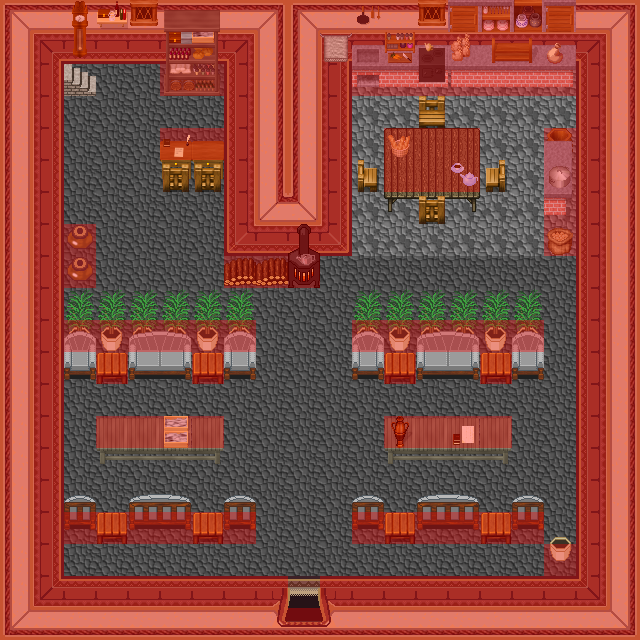

Tiled map render using the project's own tile images. Description and the map definition, with tile-layer contents summarised, below:
An orthogonal 20x20 tile map with 32x32 px tiles, 5 tile layers (0_floor, 1_terrain, 2_object, 3_roof, ...), 2 hidden layers not drawn, 32 tilesets.

<map version="1.2" tiledversion="1.2.0" orientation="orthogonal" renderorder="right-down" width="20" height="20" tilewidth="32" tileheight="32" infinite="0" nextlayerid="8" nextobjectid="1">
 <tileset firstgid="1" name="wall red" tilewidth="32" tileheight="32" tilecount="16" columns="4">
  <image source="../../tileset/building/wall/int_wall_dark_red.png" width="128" height="128" />
 </tileset>
 <tileset firstgid="17" name="int red wall" tilewidth="32" tileheight="32" tilecount="16" columns="4">
  <image source="../../tileset/building/wall/int_wall_dark_red_corners.png" width="128" height="128" />
 </tileset>
 <tileset firstgid="33" name="int red wall corners" tilewidth="32" tileheight="32" tilecount="8" columns="2">
  <image source="../../tileset/building/wall/int_wall_dark_red_corners_2.png" width="64" height="128" />
 </tileset>
 <tileset firstgid="41" name="dark red ns" tilewidth="32" tileheight="32" tilecount="12" columns="3">
  <image source="../../tileset/building/entrance/dark_red_ns.png" width="96" height="128" />
 </tileset>
 <tileset firstgid="53" name="pot on stone" tilewidth="32" tileheight="32" tilecount="1" columns="1">
  <image source="../../tileset/item/pot/pot_on_stone.png" width="32" height="32" />
 </tileset>
 <tileset firstgid="54" name="oriental plant" tilewidth="32" tileheight="32" tilecount="2" columns="1">
  <image source="../../tileset/plant/indoor/oriental_plant.png" width="32" height="64" />
 </tileset>
 <tileset firstgid="56" name="logic/collision" tilewidth="32" tileheight="32" tilecount="1" columns="1">
  <image source="../../tileset/logic/collision.png" width="32" height="32" />
 </tileset>
 <tileset firstgid="57" name="towels" tilewidth="32" tileheight="32" tilecount="24" columns="6">
  <image source="../../tileset/item/textile/towels.png" width="192" height="128" />
 </tileset>
 <tileset firstgid="81" name="window centered" tilewidth="32" tileheight="32" tilecount="1" columns="1">
  <image source="../../tileset/building/window/window_centered.png" width="32" height="32" />
 </tileset>
 <tileset firstgid="82" name="warmer" tilewidth="32" tileheight="32" tilecount="2" columns="1">
  <image source="../../tileset/furniture/kitchen/warmer.png" width="32" height="64" />
 </tileset>
 <tileset firstgid="84" name="barrel" tilewidth="32" tileheight="32" tilecount="2" columns="1">
  <image source="../../tileset/item/pot/barrel.png" width="32" height="64" />
 </tileset>
 <tileset firstgid="86" name="chair wooden" tilewidth="32" tileheight="32" tilecount="5" columns="5">
  <image source="../../tileset/furniture/chair/wooden.png" width="160" height="32" />
 </tileset>
 <tileset firstgid="91" name="sofa chair gray" tilewidth="32" tileheight="32" tilecount="12" columns="3">
  <image source="../../tileset/furniture/chair/sofa_chair_grey.png" width="96" height="128" />
 </tileset>
 <tileset firstgid="103" name="bottles and cups" tilewidth="32" tileheight="32" tilecount="16" columns="4">
  <image source="../../tileset/item/drink/bottles_and_cups.png" width="128" height="128" />
 </tileset>
 <tileset firstgid="119" name="bread" tilewidth="32" tileheight="32" tilecount="4" columns="4">
  <image source="../../tileset/item/food/bread.png" width="128" height="32" />
 </tileset>
 <tileset firstgid="123" name="books" tilewidth="32" tileheight="32" tilecount="4" columns="2">
  <image source="../../tileset/item/documents/books.png" width="64" height="64" />
 </tileset>
 <tileset firstgid="127" name="boxes" tilewidth="32" tileheight="32" tilecount="4" columns="2">
  <image source="../../tileset/item/boxes.png" width="64" height="64" />
 </tileset>
 <tileset firstgid="131" name="table gray plain" tilewidth="32" tileheight="32" tilecount="9" columns="3">
  <image source="../../tileset/furniture/table/grey_plain.png" width="96" height="96" />
 </tileset>
 <tileset firstgid="140" name="shelf 3" tilewidth="32" tileheight="32" tilecount="10" columns="2">
  <image source="../../tileset/furniture/shelve/shelf_3.png" width="64" height="160" />
 </tileset>
 <tileset firstgid="150" name="desk" tilewidth="32" tileheight="32" tilecount="4" columns="2">
  <image source="../../tileset/furniture/table/desk.png" width="64" height="64" />
 </tileset>
 <tileset firstgid="154" name="kitchen cabnets" tilewidth="32" tileheight="32" tilecount="44" columns="4">
  <image source="../../tileset/furniture/kitchen/cabinets.png" width="128" height="352" />
 </tileset>
 <tileset firstgid="198" name="household items" tilewidth="32" tileheight="32" tilecount="16" columns="4">
  <image source="../../tileset/item/household/food_preparation.png" width="128" height="128" />
 </tileset>
 <tileset firstgid="214" name="square" tilewidth="32" tileheight="32" tilecount="1" columns="1">
  <image source="../../tileset/furniture/table/square.png" width="32" height="32" />
 </tileset>
 <tileset firstgid="215" name="dark red detail ns" tilewidth="32" tileheight="32" tilecount="12" columns="3">
  <image source="../../tileset/building/entrance/dark_red_ns_detail.png" width="96" height="128" />
 </tileset>
 <tileset firstgid="227" name="items" tilewidth="32" tileheight="32" tilecount="4" columns="2">
  <image source="../../tileset/item/household/food_preparation_2.png" width="64" height="64" />
 </tileset>
 <tileset firstgid="231" name="items2" tilewidth="32" tileheight="32" tilecount="4" columns="2">
  <image source="../../tileset/item/drink/casks.png" width="64" height="64" />
 </tileset>
 <tileset firstgid="235" name="wooden clock" tilewidth="32" tileheight="32" tilecount="6" columns="1">
  <image source="../../tileset/furniture/clock/wooden_clock.png" width="32" height="192" />
 </tileset>
 <tileset firstgid="241" name="vendors table" tilewidth="32" tileheight="32" tilecount="35" columns="7">
  <image source="../../tileset/furniture/table/vendors_table.png" width="224" height="160" />
 </tileset>
 <tileset firstgid="276" name="floors 3" tilewidth="32" tileheight="32" tilecount="12" columns="6">
  <image source="../../tileset/ground/indoor/floors_3.png" width="192" height="64" />
 </tileset>
 <tileset firstgid="288" name="stairs" tilewidth="32" tileheight="32" tilecount="12" columns="2">
  <image source="../../tileset/building/stairs/stairs.png" width="64" height="192" />
 </tileset>
 <tileset firstgid="300" name="mtpot" tilewidth="32" tileheight="32" tilecount="3" columns="1">
  <image source="../../tileset/item/pot/empty_pot.png" width="32" height="96" />
 </tileset>
 <tileset firstgid="303" name="item/firewood" tilewidth="32" tileheight="32" tilecount="12" columns="3">
  <image source="../../tileset/item/firewood.png" width="96" height="128" />
 </tileset>
 <layer id="1" name="0_floor" width="20" height="20">
  <data>[400 cells, 400 non-empty, 2 distinct tile ids]</data>
 </layer>
 <layer id="2" name="1_terrain" width="20" height="20">
  <data>[400 cells, 246 non-empty, 59 distinct tile ids]</data>
 </layer>
 <layer id="3" name="2_object" width="20" height="20">
  <data>[400 cells, 54 non-empty, 43 distinct tile ids]</data>
 </layer>
 <layer id="4" name="3_roof" width="20" height="20">
  <data>[400 cells, 29 non-empty, 13 distinct tile ids]</data>
 </layer>
 <layer id="5" name="objects" width="20" height="20" visible="0">
  <data>[400 cells, 0 non-empty, 0 distinct tile ids]</data>
 </layer>
 <layer id="6" name="collision" width="20" height="20" opacity="0.35">
  <data>[400 cells, 230 non-empty, 1 distinct tile ids]</data>
 </layer>
 <layer id="7" name="protection" width="20" height="20" visible="0">
  <data>[400 cells, 0 non-empty, 0 distinct tile ids]</data>
 </layer>
</map>
